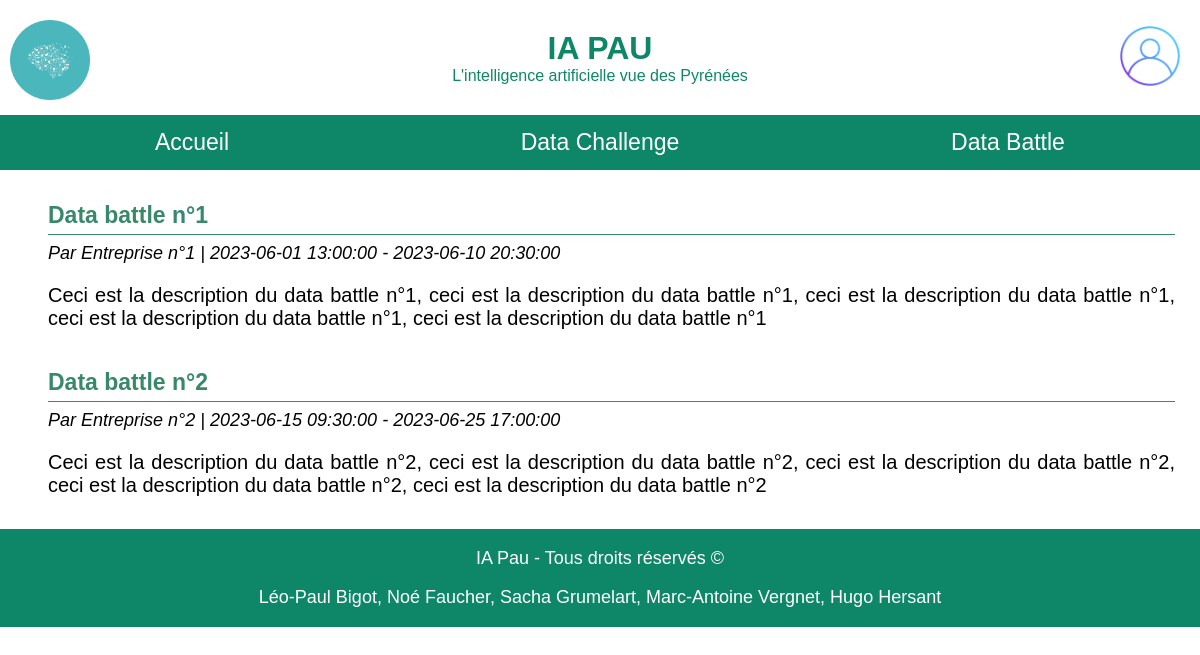
The app's page /php/dataEvent/liste-data-events.php?typeDataEvent=battle with its own data.
### tables this page shows
create table DataEvent (
    idDataEvent INTEGER primary key unique not null auto_increment, 
    typeDataEvent ENUM('DataChallenge','DataBattle'),
    dateDebut DATETIME,
    dateFin DATETIME,
    dateCreation DATETIME,
    descript TEXT,
    entreprise VARCHAR(100),
    titre VARCHAR(100),
    donnees TEXT,
    consignes TEXT,
    conseils TEXT,
    idGestionnaire INTEGER,
    foreign key fk_Gestionnaire(idGestionnaire) references Utilisateur(idUtilisateur) on delete cascade
);

### php/bdd.php (called while the page is built, shortened)
<?php
function getAllFromRequest($mysqlClient,$request) {
    try {
        $statement = $mysqlClient->prepare($request);
        $statement->execute();
        $tableau = $statement->fetchAll();
        return $tableau;
    }
    catch(Exception $e) {
        die('Erreur : ' . $e->getMessage());
    }
}
?>

### php/dataEvent/liste-data-events.php (the view, shortened to what this page needs)
<?php
    include("../bdd.php");
?>
<!DOCTYPE HTML>
<html>
    <head>
        <link rel="stylesheet" type="text/css" href="/css/general-data-event.css" />
        <link rel="stylesheet" type="text/css" href="/css/header.css" />
        <link rel="stylesheet" type="text/css" href="/css/liste-data-events.css" />
    </head>
    <body>
        <?php
            include("../header.php");
            $conn = connexion($serveur, $bdd, $user, $pass);
            $requeteDataEvents = "SELECT * FROM DataEvent";
            $resultatDataEvents = getAllFromRequest($conn, $requeteDataEvents);
        ?>
        <main>
            <?php
                $conn = connexion($serveur, $bdd, $user, $pass);
                if ($_GET["typeDataEvent"] == "challenge") {
                    $requete = "SELECT * FROM DataEvent WHERE typeDataEvent='DataChallenge';";
                    $resultat = getAllFromRequest($conn, $requete);
                }
                else if ($_GET["typeDataEvent"] == "battle") {
                    $requete = "SELECT * FROM DataEvent WHERE typeDataEvent='DataBattle';";
                    $resultat = getAllFromRequest($conn, $requete);
                }
                echo "
                <div id='liste-events'>";
                foreach ($resultat as $dataEvent) {
                    echo "
                    <div class='event'>
                        <a href='data-event.php?idDataEvent=".$dataEvent["idDataEvent"]."'>
                            <div class='titre-event'>
                                <span>".$dataEvent["titre"]."</span>
                            </div>
                            <p class='infos-entreprise-dates'>Par ".$dataEvent["entreprise"]." | ".$dataEvent["dateDebut"]." - ".$dataEvent["dateFin"]."</p>
                            <p>".$dataEvent["descript"]."</p>
                        </a>
                    </div>";
                }
                echo "
                </div>";
            ?>
        </main>
        <?php
            include("../footer.php");
        ?>
    </body>
</html>

### css/general-data-event.css (style rules this page uses)
a { text-decoration: none; }
body { margin: 0px; padding: 0px; }
main { font-family: "Montserrat", sans-serif; margin: 25px; }

### css/header.css (style rules this page uses)
body { margin: 0; font-family: "montserrat", sans-serif; }

### css/liste-data-events.css (style rules this page uses)
#liste-events a { text-decoration: none; color: black; transition: 0.3s ease; }
#liste-events .event { border-left: 3px solid rgba(255, 255, 255, 0); transition: 0.3s ease; }
#liste-events .event { padding-top: 7px; padding-bottom: 7px; margin-top: 10px; margin-bottom: 25px; padding-left: 20px; font-size: 20px; text-align: justify; }
#liste-events .event .titre-event { font-weight: bold; font-size: 20px; border-bottom: 1px solid rgb(56, 136, 106); padding-bottom: 5px; color: rgb(56, 136, 106); font-size: 23px; }
#liste-events .event p { margin-bottom: 0px; }
#liste-events .event .infos-entreprise-dates { font-style: italic; font-size: 18px; margin-top: 8px; }

### records on screen
dataevent: titre "Data battle n°1", entreprise "Entreprise n°1", dateDebut "2023-06-01 13:00:00", dateFin "2023-06-10 20:30:00", descript "Ceci est la description du data battle n°1, ceci est la description du data battle n°1, ceci est la description du data battle n°1, ceci est la description du data battle n°1, ceci est la description du data battle n°1"
dataevent: titre "Data battle n°2", entreprise "Entreprise n°2", dateDebut "2023-06-15 09:30:00", dateFin "2023-06-25 17:00:00", descript "Ceci est la description du data battle n°2, ceci est la description du data battle n°2, ceci est la description du data battle n°2, ceci est la description du data battle n°2, ceci est la description du data battle n°2"
